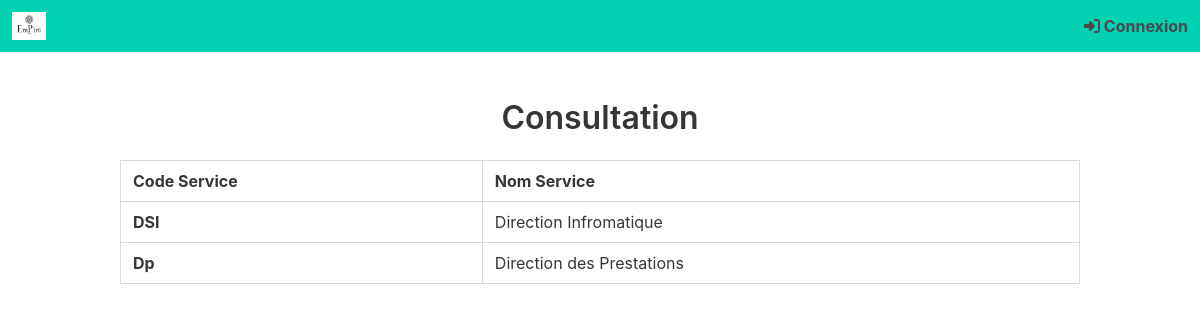
The page /crservice_list/ on the database its author committed.
### appcour/models.py (models this page shows, shortened)
class Crservice(models.Model):
	code_srv = models.CharField(max_length=100)
	nom_service = models.CharField(max_length=100)

### appcour/views.py (the view)
# urls.py: path('crservice_list/', views.ServiceListView.as_view(), name='crservice_list'),
class ServiceListView(ListView):
	context_object_name = "services"
	model = Crservice
	template_name = "appcour/pages/crservice_list.html"

### appcour/templates/appcour/pages/crservice_list.html (shortened to what this page needs)
{% extends 'appcour/layouts/base.html' %}
{% load static %}
{% load bulma_tags %}
{% block body %}
<section class="hero">
	<div class="hero-body">
		<div class="container">
			<div class="columns is-centered">
				<div class="column">
					<h1 class="title has-text-centered">Consultation</h1>
					<table class="table is-hoverable table is-bordered is-fullwidth">
						<thead>
						<tr>
							<th>Code Service</th>
							<th>Nom Service</th>
						</tr>
						</thead>
						<tbody>
							{% for service in services %}
							<tr>
							<td><strong>{{ service.code_srv }}</strong>
							</td>
							<td>{{ service.nom_service }}</td>
							</tr>
							{% endfor %}
						</tbody>
					</table>
				</div>
			</div>
		</div>
	</div>
</section>
{% endblock %}

### rows shown on the page
Crservice: code_srv "DSI", nom_service "Direction Infromatique"
Crservice: code_srv "Dp", nom_service "Direction des Prestations"
